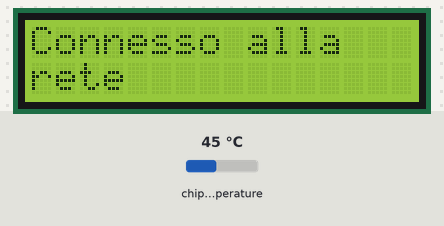
Recording of a program running on a simulated ESP32 board running MicroPython. On the bench: 16×2 character LCD. The inputs (shaded band) are chosen by the test bench; at power-on: chip temperature 45 °C. WiFi joins after 1.5 s; the clock reads 2024-03-15 10:24:30 at power-on unless the program sets it; a WiFi scan finds one network, HomeNet; library files of the repository ran but are not shown: lcd_api.py, i2c_lcd.py; what the program prints to the serial console is not drawn.

Above: at 4.1 s.
At 6.2 s:
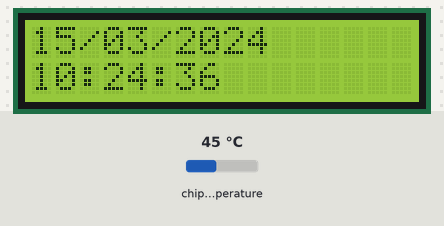
At 10.2 s:
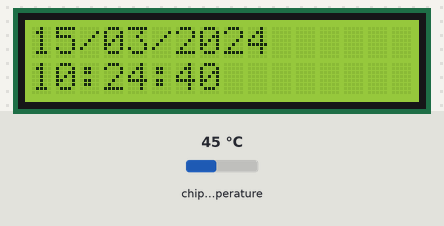
At 14.3 s:
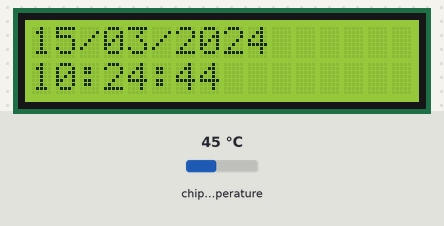
At 22.4 s:
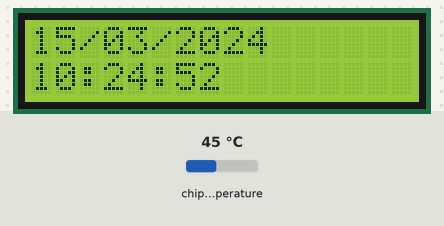
At 38.6 s:
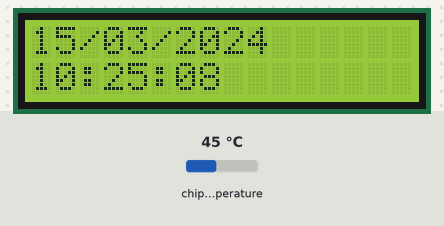

The program:

main.py
```python
import time
from machine import Pin,I2C,RTC
from lcd_api import LcdApi
from i2c_lcd import I2cLcd
import network
import ntptime
import esp32

I2C_ADDR     = 0x27
I2C_NUM_ROWS = 2
I2C_NUM_COLS = 16

i2c = I2C(sda=Pin(22), scl=Pin(21), freq=4000000)
lcd = I2cLcd(i2c, I2C_ADDR, I2C_NUM_ROWS, I2C_NUM_COLS)

sta_if = network.WLAN(network.STA_IF); sta_if.active(True)
sta_if.scan()
sta_if.connect("YOUR_SSID", "YOUR_PASSWORD")
time.sleep(2)
sta_if.isconnected()
lcd.move_to(0, 0)
if sta_if.isconnected():
    lcd.putstr("Connesso alla   rete")
time.sleep(2)
lcd.clear()

ntptime.settime() # sincronizzazione con il server NTP

while True:
    rtc = RTC()

    data = str(time.gmtime()) # leggi la data
    year, month, day, _, hour, minute, second, _ = rtc.datetime()  # Leggi i componenti della data e dell'ora

    formatted_date = "{:02d}/{:02d}/{:02d}".format(day, month, year)  # Formatta la data come "dd/mm/aa"
    lcd.move_to(0, 0)
    lcd.putstr(formatted_date)

    formatted_time = "{:02d}:{:02d}:{:02d}".format(hour, minute, second)  # Formatta l'ora come "hh:mm:ss"
    lcd.move_to(0, 1)
    lcd.putstr(formatted_time)

    formatted_datetime = "{}  {}".format(formatted_date, formatted_time)  # Combina data e ora nel formato desiderato
    print(formatted_datetime)

    temperature = esp32.raw_temperature()
    temperature_celsius = (temperature - 32) / 1.8
    print("Temperature:", temperature_celsius, "°C")

    time.sleep(1)
```

Measured:
- what the display in image 0 shows lasts 2.0 s, from 4.1 s to 6.1 s
- what the display in image 1 shows lasts 1.0 s, from 6.1 s to 7.1 s
